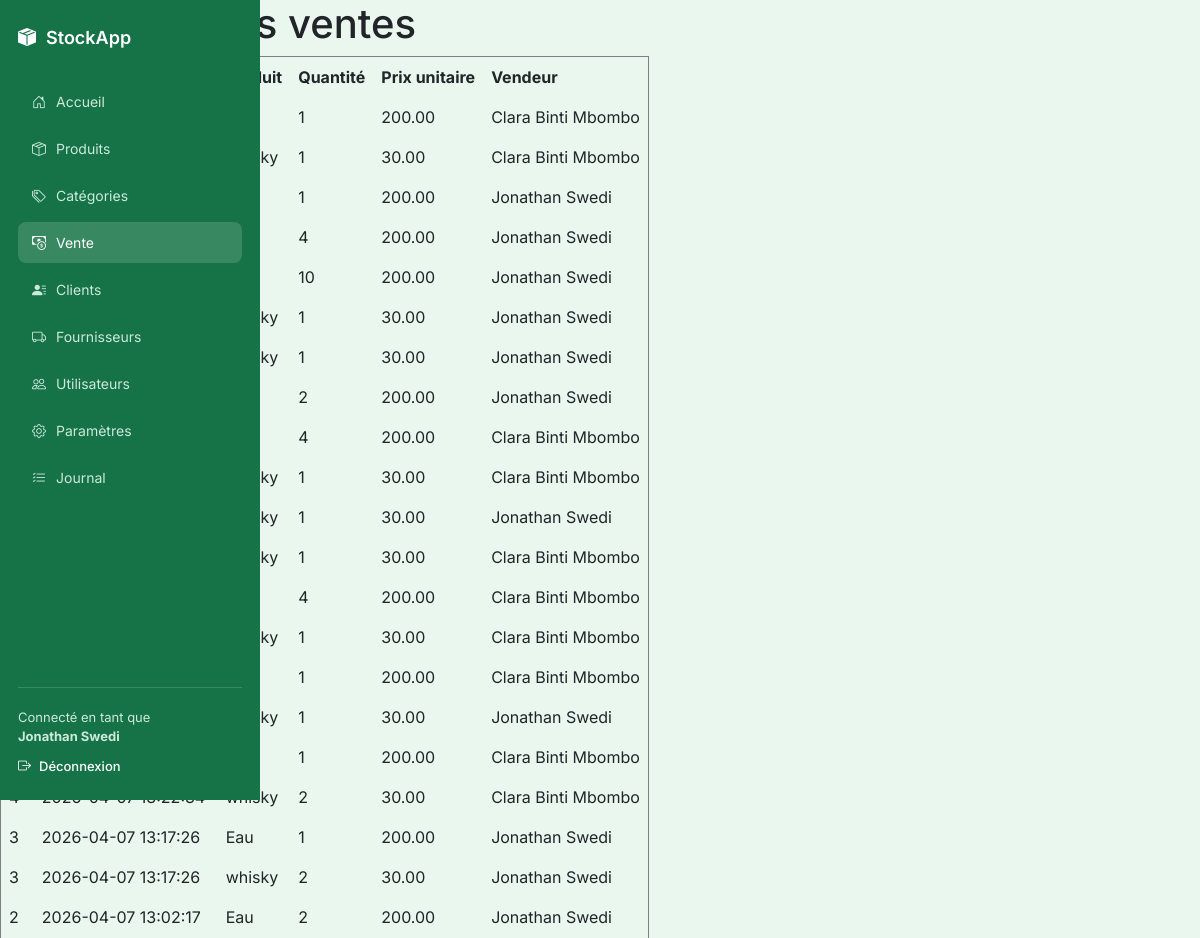
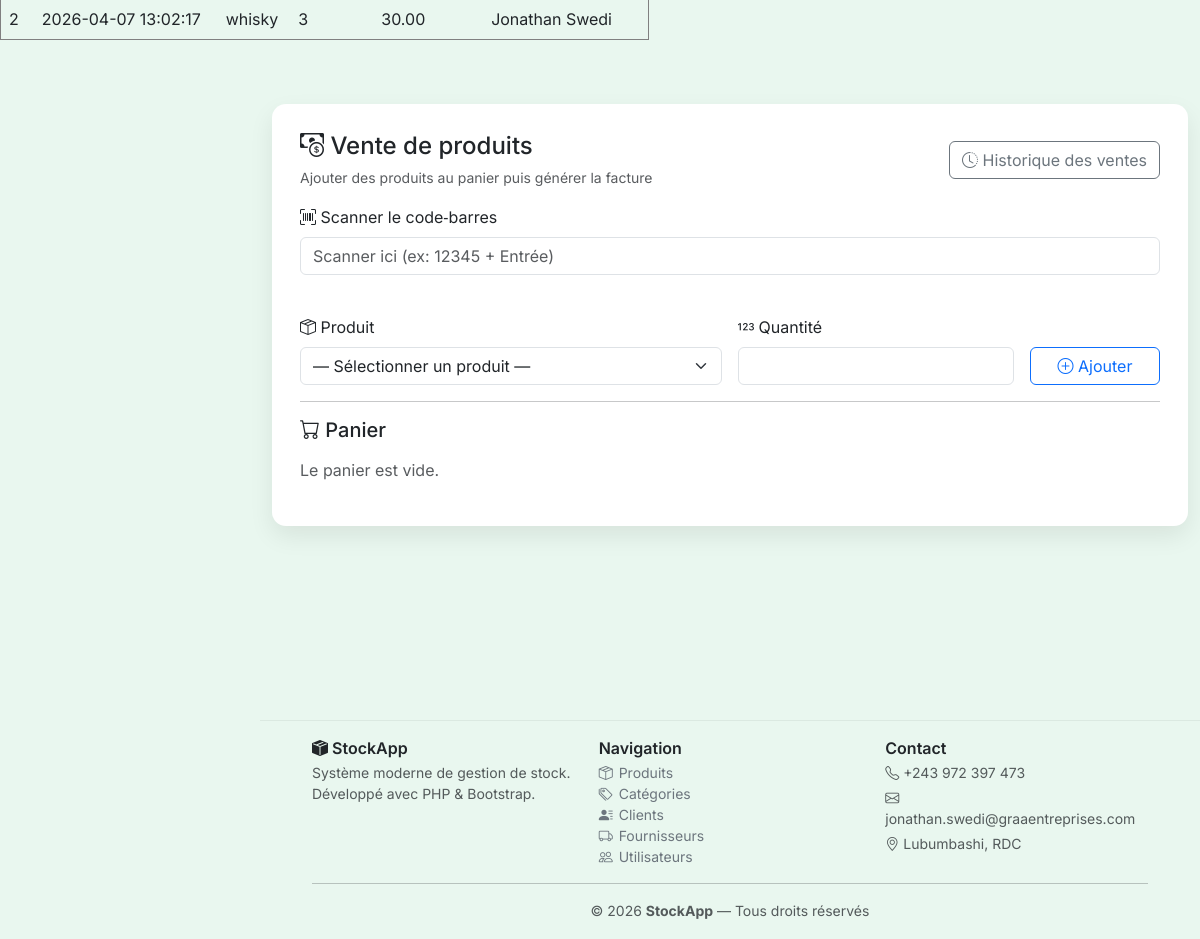
/index.php?action=sales (signed in), run on the app's committed database (2 pictures, top to bottom).
### tables this page shows
CREATE TABLE `sales` (
  `id` int(11) NOT NULL,
  `user_id` int(11) NOT NULL,
  `created_at` timestamp NOT NULL DEFAULT current_timestamp(),
  `total_amount` decimal(10,2) NOT NULL DEFAULT 0.00,
  `payment_method` enum('cash','mobile') NOT NULL DEFAULT 'cash'
);

CREATE TABLE `sale_items` (
  `id` int(11) NOT NULL,
  `sale_id` int(11) NOT NULL,
  `product_id` int(11) NOT NULL,
  `quantity` int(11) NOT NULL,
  `unit_price` decimal(10,2) NOT NULL,
  `total_price` decimal(10,2) NOT NULL
);

CREATE TABLE `users` (
  `id` int(11) NOT NULL,
  `name` varchar(150) NOT NULL,
  `email` varchar(150) NOT NULL,
  `password` varchar(255) NOT NULL,
  `role` enum('admin','staff') DEFAULT 'staff',
  `created_at` timestamp NOT NULL DEFAULT current_timestamp(),
  `role_id` int(11) NOT NULL DEFAULT 1,
  `is_active` tinyint(1) NOT NULL DEFAULT 1
);

CREATE TABLE `products` (
  `id` int(11) NOT NULL,
  `name` varchar(150) NOT NULL,
  `description` text DEFAULT NULL,
  `price` decimal(10,2) NOT NULL,
  `purchase_price` decimal(10,2) DEFAULT NULL,
  `quantity` int(11) DEFAULT 0,
  `barcode` varchar(100) DEFAULT NULL,
  `category_id` int(11) DEFAULT NULL,
  `created_at` timestamp NOT NULL DEFAULT current_timestamp()
);

### App/Controllers/ControllerSale.php (called while the page is built, shortened)
<?php
require_once './App/Models/Sale.php';
class ControllerSale
{
    public function index()
    {
        $saleModel = new Sale();
$sales = $saleModel->getSalesHistory();
require 'views/sales/history.php';
        require './App/Views/Sales/index.php';
    }
}

### App/config/database.php (called while the page is built)
<?php
return [
    'host' => 'localhost',
    'dbname' => 'stock_app',
    'username' => 'root',
    'password' => '',
    'charset' => 'utf8'
];
?>

### App/Models/database.php (called while the page is built)
<?php
class Database
{
    private $conn = null;
    public function __construct()
    {
        if ($this->conn === null) {
            $config = require __DIR__ . '/../config/database.php';
            $host     = $config['host'];
            $dbname   = $config['dbname'];
            $username = $config['username'];
            $password = $config['password'];
            try {
                $this->conn = new PDO(
                    "mysql:host=$host;dbname=$dbname;charset=utf8",
                    $username,
                    $password
                );
                $this->conn->setAttribute(PDO::ATTR_ERRMODE, PDO::ERRMODE_EXCEPTION);
            } catch (PDOException $e) {
                die("Erreur de connexion à la base de données : " . $e->getMessage());
            }
        }
    }
    public function getConnection()
    {
        return $this->conn;
    }
}
?>

### App/Models/Sale.php (called while the page is built, shortened)
    <?php
    class Sale
    {
        private $pdo;
        public function __construct()
        {
            $database = new Database();
            $this->pdo = $database->getConnection();
        }
        public function getSalesHistory(): array
{
    $sql = "
        SELECT
            s.id,
            s.created_at,
            p.name AS product_name,
            si.quantity,
            si.unit_price AS price,
            u.name AS user_name
        FROM sales s
        JOIN sale_items si ON si.sale_id = s.id
        JOIN products p ON p.id = si.product_id
        JOIN users u ON u.id = s.user_id
        ORDER BY s.created_at DESC
    ";
    $stmt = $this->pdo->prepare($sql);
    $stmt->execute();
    return $stmt->fetchAll(PDO::FETCH_ASSOC);
}
    }

### App/Views/Sales/history.php (the view, shortened to what this page needs)
<!DOCTYPE html>
<html lang="fr">
<head>
</head>
<body>
<h1>Historique des ventes</h1>
<?php if (empty($sales)): ?>
    <p>Aucune vente enregistrée.</p>
<?php else: ?>
<table border="1" cellpadding="8" cellspacing="0">
    <thead>
        <tr>
            <th>ID</th>
            <th>Date</th>
            <th>Produit</th>
            <th>Quantité</th>
            <th>Prix unitaire</th>
            <th>Vendeur</th>
        </tr>
    </thead>
    <tbody>
        <?php foreach ($sales as $sale): ?>
            <tr>
                <td><?= htmlspecialchars($sale['id']) ?></td>
                <td><?= htmlspecialchars($sale['created_at']) ?></td>
                <td><?= htmlspecialchars($sale['product_name']) ?></td>
                <td><?= htmlspecialchars($sale['quantity']) ?></td>
                <td><?= htmlspecialchars($sale['price']) ?></td>
                <td><?= htmlspecialchars($sale['user_name']) ?></td>
            </tr>
        <?php endforeach; ?>
    </tbody>
</table>
<?php endif; ?>
</body>
</html>

### App/Views/Layout/header.php (style rules this page uses)
body { margin: 0; background: #e9f7ef; font-family: 'Inter', system-ui, sans-serif; }

### data on the page
sales: sale_items.quantity "1", sale_items.unit_price "200.00", user.name "Clara Binti Mbombo", sale_items.unit_price "30.00"
sales: sale_items.quantity "1", sale_items.unit_price "200.00", user.name "Jonathan Swedi"
sales: sale_items.quantity "4", sale_items.unit_price "200.00", user.name "Jonathan Swedi"
sales: sale_items.quantity "10", sale_items.unit_price "200.00", user.name "Jonathan Swedi"
sales: sale_items.quantity "1", sale_items.unit_price "30.00", user.name "Jonathan Swedi"
sales: sale_items.quantity "1", sale_items.unit_price "30.00", user.name "Jonathan Swedi", sale_items.quantity "2", sale_items.unit_price "200.00"
sales: sale_items.quantity "4", sale_items.unit_price "200.00", user.name "Clara Binti Mbombo", sale_items.quantity "1", sale_items.unit_price "30.00"
sales: sale_items.quantity "1", sale_items.unit_price "30.00", user.name "Jonathan Swedi"
sales: sale_items.quantity "1", sale_items.unit_price "30.00", user.name "Clara Binti Mbombo", sale_items.quantity "4", sale_items.unit_price "200.00"
sales: sale_items.quantity "1", sale_items.unit_price "30.00", user.name "Clara Binti Mbombo"
sales: sale_items.quantity "1", sale_items.unit_price "200.00", user.name "Clara Binti Mbombo"
sales: sale_items.quantity "1", sale_items.unit_price "30.00", user.name "Jonathan Swedi"
sales: sale_items.quantity "1", sale_items.unit_price "200.00", user.name "Clara Binti Mbombo", sale_items.quantity "2", sale_items.unit_price "30.00"
sales: id "3", created_at "2026-04-07 13:17:26", products.name "Eau", sale_items.quantity "1", sale_items.unit_price "200.00", user.name "Jonathan Swedi", products.name "whisky", sale_items.quantity "2", sale_items.unit_price "30.00"
sales: id "2", created_at "2026-04-07 13:02:17", products.name "Eau", sale_items.quantity "2", sale_items.unit_price "200.00", user.name "Jonathan Swedi", products.name "whisky", sale_items.quantity "3", sale_items.unit_price "30.00"

### other printed values
$_SESSION['user']['name'] "Jonathan Swedi"
